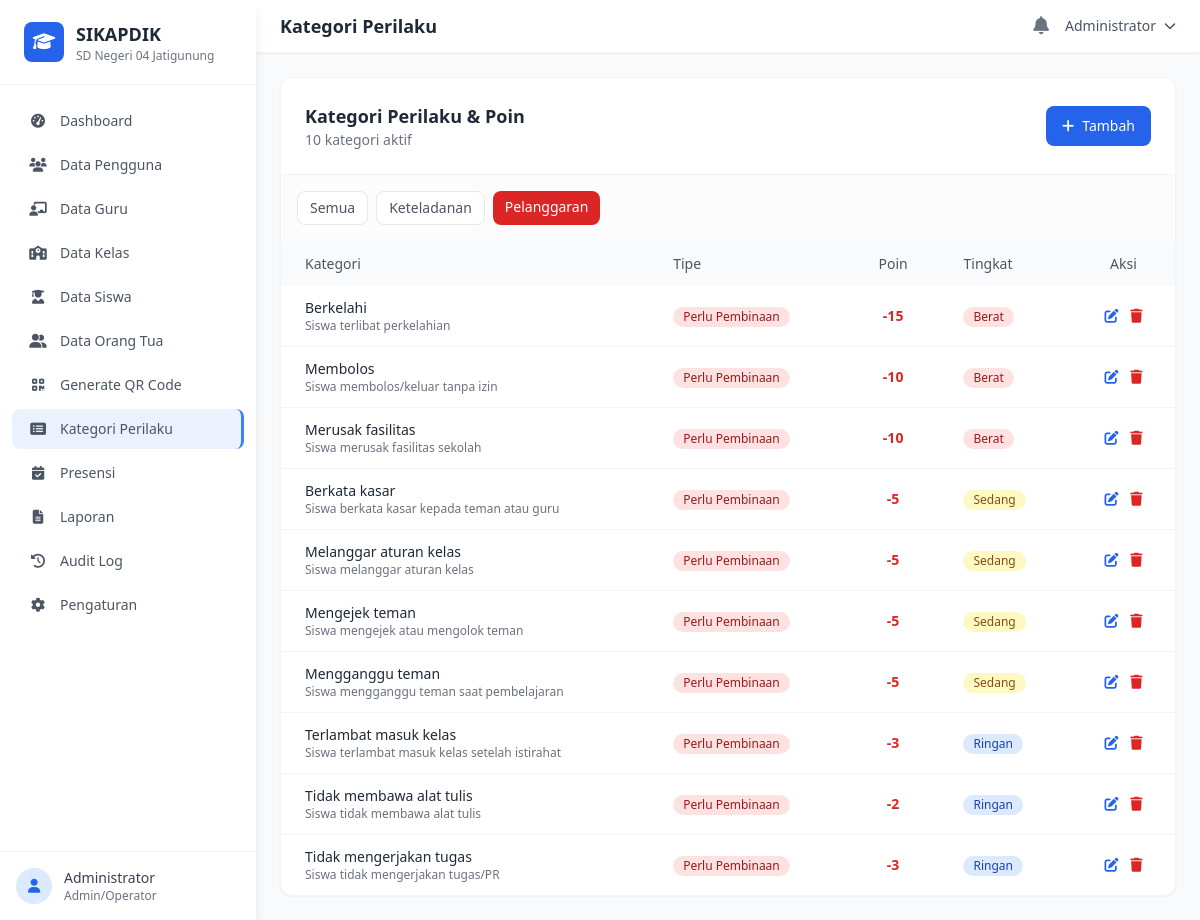
Page /modules/admin/behavior_categories.php?type=pelanggaran (signed in) on the committed database.
### tables this page shows
CREATE TABLE IF NOT EXISTS `behavior_categories` (
    `id` INT(11) UNSIGNED AUTO_INCREMENT PRIMARY KEY,
    `category_name` VARCHAR(100) NOT NULL,
    `type` ENUM('keteladanan','pelanggaran') NOT NULL,
    `points` INT(5) NOT NULL DEFAULT 0 COMMENT 'Poin positif atau negatif',
    `severity` ENUM('ringan','sedang','berat') DEFAULT 'ringan',
    `description` TEXT DEFAULT NULL,
    `is_active` TINYINT(1) DEFAULT 1,
    `created_at` TIMESTAMP DEFAULT CURRENT_TIMESTAMP,
    `updated_at` TIMESTAMP DEFAULT CURRENT_TIMESTAMP ON UPDATE CURRENT_TIMESTAMP
);

### includes/Database.php (called while the page is built, shortened)
<?php
class Database {
    private static $instance = null;
    private $pdo;
    private function __construct() {
        try {
            $dsn = "mysql:host=" . DB_HOST . ";dbname=" . DB_NAME . ";charset=" . DB_CHARSET;
            $options = [
                PDO::ATTR_ERRMODE => PDO::ERRMODE_EXCEPTION,
                PDO::ATTR_DEFAULT_FETCH_MODE => PDO::FETCH_ASSOC,
                PDO::ATTR_EMULATE_PREPARES => false,
                PDO::MYSQL_ATTR_INIT_COMMAND => "SET NAMES " . DB_CHARSET
            ];
            $this->pdo = new PDO($dsn, DB_USER, DB_PASS, $options);
        } catch (PDOException $e) {
            error_log("Database connection failed: " . $e->getMessage());
            die("Koneksi database gagal. Silakan hubungi administrator.");
        }
    }
    public static function getInstance() {
        if (self::$instance === null) {
            self::$instance = new self();
        }
        return self::$instance;
    }
    public function query($sql, $params = []) {
        try {
            $stmt = $this->pdo->prepare($sql);
            $stmt->execute($params);
            return $stmt;
        } catch (PDOException $e) {
            error_log("Query error: " . $e->getMessage() . " | SQL: " . $sql);
            throw $e;
        }
    }
    public function fetchAll($sql, $params = []) {
        $stmt = $this->query($sql, $params);
        return $stmt->fetchAll();
    }
}

### modules/admin/behavior_categories.php (the view, shortened to what this page needs)
<?php
$db = Database::getInstance();
$action = get('action', 'list');
$id = (int) get('id', 0);
include __DIR__ . '/../../templates/header.php';
if ($action === 'add' || ($action === 'edit' && $id > 0)):
    $cat = $action === 'edit' ? $db->fetch("SELECT * FROM behavior_categories WHERE id = ?", [$id]) : null;
?>
<div class="max-w-lg mx-auto">
    <div class="bg-white rounded-xl shadow-sm border border-gray-100 p-6">
        <div class="flex items-center justify-between mb-6">
            <h3 class="text-lg font-semibold text-gray-800"><?= $action === 'add' ? 'Tambah Kategori' : 'Edit Kategori' ?></h3>
            <a href="<?= BASE_URL ?>modules/admin/behavior_categories.php" class="text-sm text-gray-500 hover:text-gray-700"><i class="fas fa-arrow-left"></i> Kembali</a>
        </div>
        <form method="POST">
            <?= Security::csrfField() ?>
            <input type="hidden" name="form_action" value="<?= $action ?>">
            <div class="mb-4">
                <label class="block text-sm font-medium text-gray-700 mb-1">Nama Kategori *</label>
                <input type="text" name="category_name" value="<?= htmlspecialchars($cat['category_name'] ?? '') ?>" class="w-full px-4 py-2.5 border border-gray-200 rounded-lg focus:ring-2 focus:ring-blue-500 focus:border-transparent" required>
            </div>
            <div class="grid grid-cols-2 gap-4 mb-4">
                <div>
                    <label class="block text-sm font-medium text-gray-700 mb-1">Tipe *</label>
                    <select name="type" class="w-full px-4 py-2.5 border border-gray-200 rounded-lg focus:ring-2 focus:ring-blue-500 focus:border-transparent" required>
                        <option value="keteladanan" <?= ($cat['type'] ?? '') === 'keteladanan' ? 'selected' : '' ?>>Keteladanan (+)</option>
                        <option value="pelanggaran" <?= ($cat['type'] ?? '') === 'pelanggaran' ? 'selected' : '' ?>>Pelanggaran (-)</option>
                    </select>
                </div>
                <div>
                    <label class="block text-sm font-medium text-gray-700 mb-1">Poin *</label>
                    <input type="number" name="points" value="<?= abs($cat['points'] ?? 5) ?>" class="w-full px-4 py-2.5 border border-gray-200 rounded-lg focus:ring-2 focus:ring-blue-500 focus:border-transparent" required min="1">
                    <p class="text-xs text-gray-500 mt-1">Tanda +/- otomatis sesuai tipe</p>
                </div>
            </div>
            <div class="mb-4">
                <label class="block text-sm font-medium text-gray-700 mb-1">Tingkat</label>
                <select name="severity" class="w-full px-4 py-2.5 border border-gray-200 rounded-lg focus:ring-2 focus:ring-blue-500 focus:border-transparent">
                    <option value="ringan" <?= ($cat['severity'] ?? '') === 'ringan' ? 'selected' : '' ?>>Ringan</option>
                    <option value="sedang" <?= ($cat['severity'] ?? '') === 'sedang' ? 'selected' : '' ?>>Sedang</option>
                    <option value="berat" <?= ($cat['severity'] ?? '') === 'berat' ? 'selected' : '' ?>>Berat</option>
                </select>
            </div>
            <div class="mb-6">
                <label class="block text-sm font-medium text-gray-700 mb-1">Deskripsi</label>
                <textarea name="description" rows="2" class="w-full px-4 py-2.5 border border-gray-200 rounded-lg focus:ring-2 focus:ring-blue-500 focus:border-transparent"><?= htmlspecialchars($cat['description'] ?? '') ?></textarea>
            </div>
            <div class="flex gap-3">
                <button type="submit" class="px-6 py-2.5 bg-blue-600 text-white rounded-lg hover:bg-blue-700 transition flex items-center gap-2"><i class="fas fa-save"></i> Simpan</button>
                <a href="<?= BASE_URL ?>modules/admin/behavior_categories.php" class="px-6 py-2.5 bg-gray-100 text-gray-700 rounded-lg hover:bg-gray-200 transition">Batal</a>
            </div>
        </form>
    </div>
</div>
<?php else:
    $typeFilter = get('type');
    $where = "is_active = 1";
    $params = [];
    if (!empty($typeFilter)) {
        $where .= " AND type = ?";
        $params[] = $typeFilter;
    }
    $categories = $db->fetchAll("SELECT * FROM behavior_categories WHERE {$where} ORDER BY type, severity DESC, category_name", $params);
?>
<div class="bg-white rounded-xl shadow-sm border border-gray-100">
    <div class="p-6 border-b border-gray-100 flex items-center justify-between">
        <div>
            <h3 class="text-lg font-semibold text-gray-800">Kategori Perilaku & Poin</h3>
            <p class="text-sm text-gray-500"><?= count($categories) ?> kategori aktif</p>
        </div>
        <a href="?action=add" class="inline-flex items-center gap-2 px-4 py-2.5 bg-blue-600 text-white rounded-lg hover:bg-blue-700 transition text-sm"><i class="fas fa-plus"></i> Tambah</a>
    </div>
    <div class="p-4 border-b border-gray-50 bg-gray-50/50 flex gap-2">
        <a href="?" class="px-3 py-1.5 rounded-lg text-sm <?= empty($typeFilter) ? 'bg-blue-600 text-white' : 'bg-white border text-gray-600 hover:bg-gray-50' ?>">Semua</a>
        <a href="?type=keteladanan" class="px-3 py-1.5 rounded-lg text-sm <?= $typeFilter === 'keteladanan' ? 'bg-green-600 text-white' : 'bg-white border text-gray-600 hover:bg-gray-50' ?>">Keteladanan</a>
        <a href="?type=pelanggaran" class="px-3 py-1.5 rounded-lg text-sm <?= $typeFilter === 'pelanggaran' ? 'bg-red-600 text-white' : 'bg-white border text-gray-600 hover:bg-gray-50' ?>">Pelanggaran</a>
    </div>
    <div class="overflow-x-auto">
        <table class="w-full text-sm">
            <thead class="bg-gray-50"><tr>
                <th class="px-6 py-3 text-left font-medium text-gray-600">Kategori</th>
                <th class="px-6 py-3 text-left font-medium text-gray-600">Tipe</th>
                <th class="px-6 py-3 text-center font-medium text-gray-600">Poin</th>
                <th class="px-6 py-3 text-left font-medium text-gray-600">Tingkat</th>
                <th class="px-6 py-3 text-center font-medium text-gray-600">Aksi</th>
            </tr></thead>
            <tbody class="divide-y divide-gray-100">
                <?php foreach ($categories as $c): ?>
                <tr class="hover:bg-gray-50">
                    <td class="px-6 py-3">
                        <p class="font-medium text-gray-800"><?= htmlspecialchars($c['category_name']) ?></p>
                        <?php if ($c['description']): ?>
                        <p class="text-xs text-gray-500"><?= htmlspecialchars(truncate($c['description'], 60)) ?></p>
                        <?php endif; ?>
                    </td>
                    <td class="px-6 py-3"><?= statusBadge($c['type'], 'behavior') ?></td>
                    <td class="px-6 py-3 text-center font-bold <?= $c['points'] >= 0 ? 'text-green-600' : 'text-red-600' ?>"><?= $c['points'] > 0 ? '+' : '' ?><?= $c['points'] ?></td>
                    <td class="px-6 py-3"><?= statusBadge($c['severity'], 'severity') ?></td>
                    <td class="px-6 py-3 text-center">
                        <a href="?action=edit&id=<?= $c['id'] ?>" class="text-blue-600 hover:text-blue-800 mr-2"><i class="fas fa-edit"></i></a>
                        <form method="POST" class="inline" onsubmit="return confirmDelete()">
                            <button class="text-red-600 hover:text-red-800"><i class="fas fa-trash"></i></button>
                        </form>
                    </td>
                </tr>
                <?php endforeach; ?>
            </tbody>
        </table>
    </div>
</div>
<?php endif; ?>
<?php include __DIR__ . '/../../templates/footer.php'; ?>

### includes/Helpers.php (shortened to what this page needs)
<?php
function truncate($text, $length = 100) {
    if (strlen($text) <= $length) return $text;
    return substr($text, 0, $length) . '...';
}
function statusBadge($status, $type = 'attendance') {
    $badges = [
        'attendance' => [
            'hadir' => ['bg-green-100 text-green-800', 'Hadir'],
            'terlambat' => ['bg-yellow-100 text-yellow-800', 'Terlambat'],
            'sakit' => ['bg-blue-100 text-blue-800', 'Sakit'],
            'izin' => ['bg-purple-100 text-purple-800', 'Izin'],
            'alpa' => ['bg-red-100 text-red-800', 'Alpa'],
        ],
        'behavior' => [
            'keteladanan' => ['bg-green-100 text-green-800', 'Keteladanan'],
            'pelanggaran' => ['bg-red-100 text-red-800', 'Perlu Pembinaan'],
        ],
        'validation' => [
            'pending' => ['bg-yellow-100 text-yellow-800', 'Menunggu Validasi'],
            'approved' => ['bg-green-100 text-green-800', 'Disetujui'],
            'rejected' => ['bg-red-100 text-red-800', 'Ditolak'],
        ],
        'followup' => [
            'belum_diproses' => ['bg-red-100 text-red-800', 'Belum Diproses'],
            'dalam_pemantauan' => ['bg-yellow-100 text-yellow-800', 'Dalam Pemantauan'],
            'selesai' => ['bg-green-100 text-green-800', 'Selesai'],
        ],
        'severity' => [
            'ringan' => ['bg-blue-100 text-blue-800', 'Ringan'],
            'sedang' => ['bg-yellow-100 text-yellow-800', 'Sedang'],
            'berat' => ['bg-red-100 text-red-800', 'Berat'],
        ]
    ];
    $badge = $badges[$type][$status] ?? ['bg-gray-100 text-gray-800', ucfirst($status)];
    return '<span class="inline-flex items-center px-2.5 py-0.5 rounded-full text-xs font-medium ' . $badge[0] . '">' . $badge[1] . '</span>';
}
function get($key, $default = '') {
    return isset($_GET[$key]) ? trim($_GET[$key]) : $default;
}

### rows in the picture
behavior_categories: category_name "Berkelahi", description "Siswa terlibat perkelahian", type "Perlu Pembinaan Berat", points "-15"
behavior_categories: category_name "Membolos", description "Siswa membolos/keluar tanpa izin", type "Perlu Pembinaan Berat", points "-10"
behavior_categories: category_name "Merusak fasilitas", description "Siswa merusak fasilitas sekolah", type "Perlu Pembinaan Berat", points "-10"
behavior_categories: category_name "Berkata kasar", description "Siswa berkata kasar kepada teman atau guru", type "Perlu Pembinaan Sedang", points "-5"
behavior_categories: category_name "Melanggar aturan kelas", description "Siswa melanggar aturan kelas", type "Perlu Pembinaan Sedang", points "-5"
behavior_categories: category_name "Mengejek teman", description "Siswa mengejek atau mengolok teman", type "Perlu Pembinaan Sedang", points "-5"
behavior_categories: category_name "Mengganggu teman", description "Siswa mengganggu teman saat pembelajaran", type "Perlu Pembinaan Sedang", points "-5"
behavior_categories: category_name "Terlambat masuk kelas", description "Siswa terlambat masuk kelas setelah istirahat", type "Perlu Pembinaan Ringan", points "-3"
behavior_categories: category_name "Tidak membawa alat tulis", description "Siswa tidak membawa alat tulis", type "Perlu Pembinaan Ringan", points "-2"
behavior_categories: category_name "Tidak mengerjakan tugas", description "Siswa tidak mengerjakan tugas/PR", type "Perlu Pembinaan Ringan", points "-3"

### other values in the picture
APP_NAME "SIKAPDIK"
SCHOOL_NAME "SD Negeri 04 Jatigunung"
$menu['label'] "Dashboard"
$menu['label'] "Data Pengguna"
$menu['label'] "Data Guru"
$menu['label'] "Data Kelas"
$menu['label'] "Data Siswa"
$menu['label'] "Data Orang Tua"
$menu['label'] "Generate QR Code"
$menu['label'] "Kategori Perilaku"
$menu['label'] "Presensi"
$menu['label'] "Laporan"
$menu['label'] "Audit Log"
$menu['label'] "Pengaturan"
$currentUser "Administrator"
